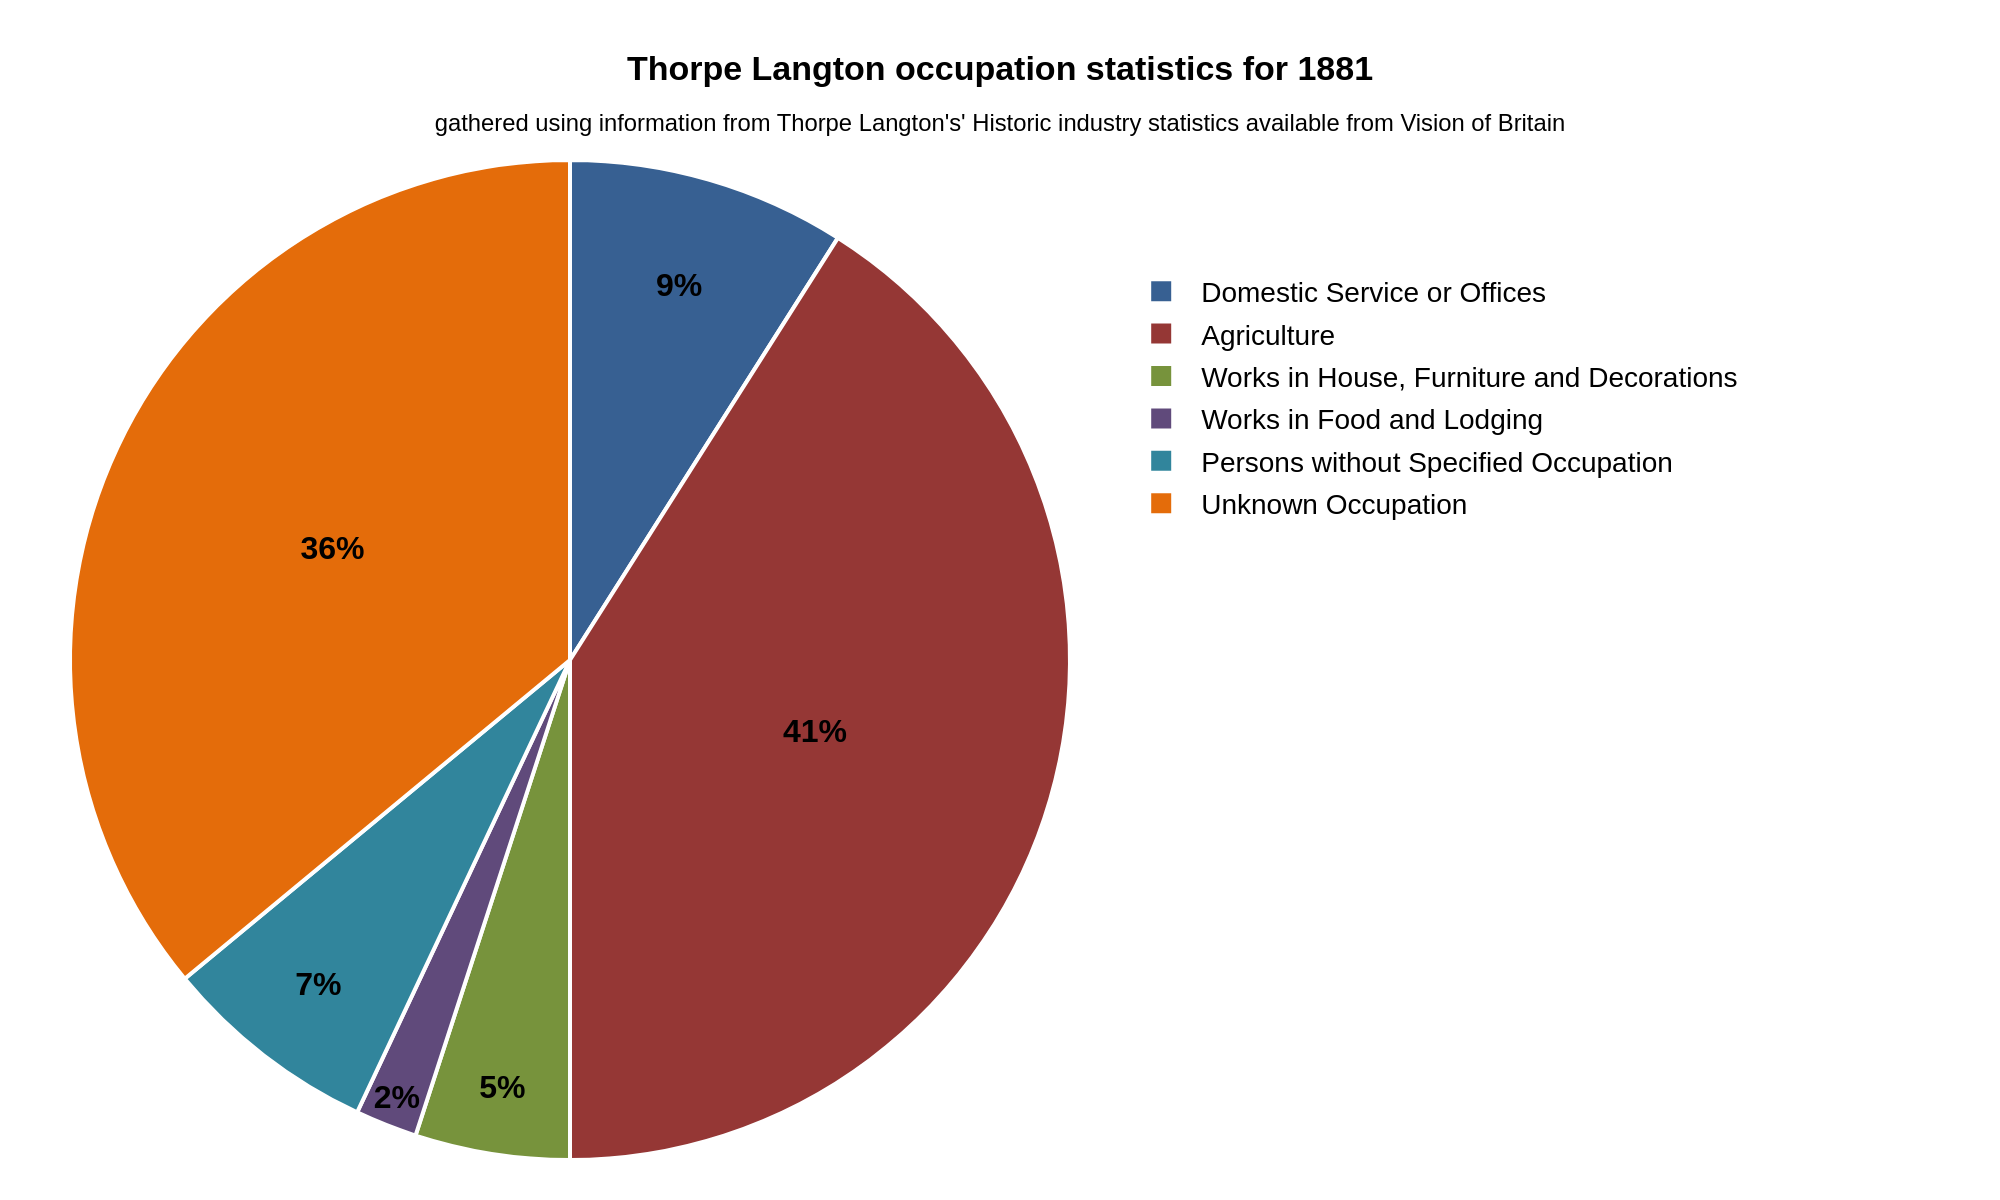

This figure's Python source:
import sys
import json
import plotly.graph_objects as go

if len(sys.argv) != 2:
    print("Usage: python recreate_chart.py <path_to_json_file>")
    sys.exit(1)

json_path = sys.argv[1]

try:
    with open(json_path, 'r', encoding='utf-8') as f:
        chart_info = json.load(f)
except FileNotFoundError:
    print(f"Error: The file '{json_path}' was not found.")
    sys.exit(1)
except json.JSONDecodeError:
    print(f"Error: The file '{json_path}' is not a valid JSON file.")
    sys.exit(1)


data = chart_info['chart_data']
texts = chart_info['texts']
colors = chart_info['colors']

labels = [item['label'] for item in data]
values = [item['value'] for item in data]

fig = go.Figure()

fig.add_trace(go.Pie(
    labels=labels,
    values=values,
    marker=dict(colors=colors, line=dict(color='#FFFFFF', width=2)),
    textinfo='percent',
    hoverinfo='label+percent',
    sort=False,
    direction='clockwise',
    textfont=dict(family="Arial", size=16, color='black', weight='bold')
))

title_text = ""
if texts.get("title"):
    title_text += f'<b>{texts["title"]}</b>'
if texts.get("subtitle"):
    title_text += f'<br><sub>{texts["subtitle"]}</sub>'

fig.update_layout(
    title_text=title_text,
    title_x=0.5,
    font=dict(family="Arial", size=12, color="black"),
    showlegend=True,
    legend=dict(
        orientation="v",
        yanchor="top",
        y=0.9,
        xanchor="left",
        x=1.02,
        font=dict(size=14)
    ),
    margin=dict(l=20, r=450, t=80, b=20),
    paper_bgcolor='white',
    plot_bgcolor='white'
)

output_filename_base = json_path.rsplit('.', 1)[0]
output_filename_png = f"{output_filename_base}.png"

fig.write_image(output_filename_png, scale=2, width=1000, height=600)

print(f"Chart saved to {output_filename_png}")
